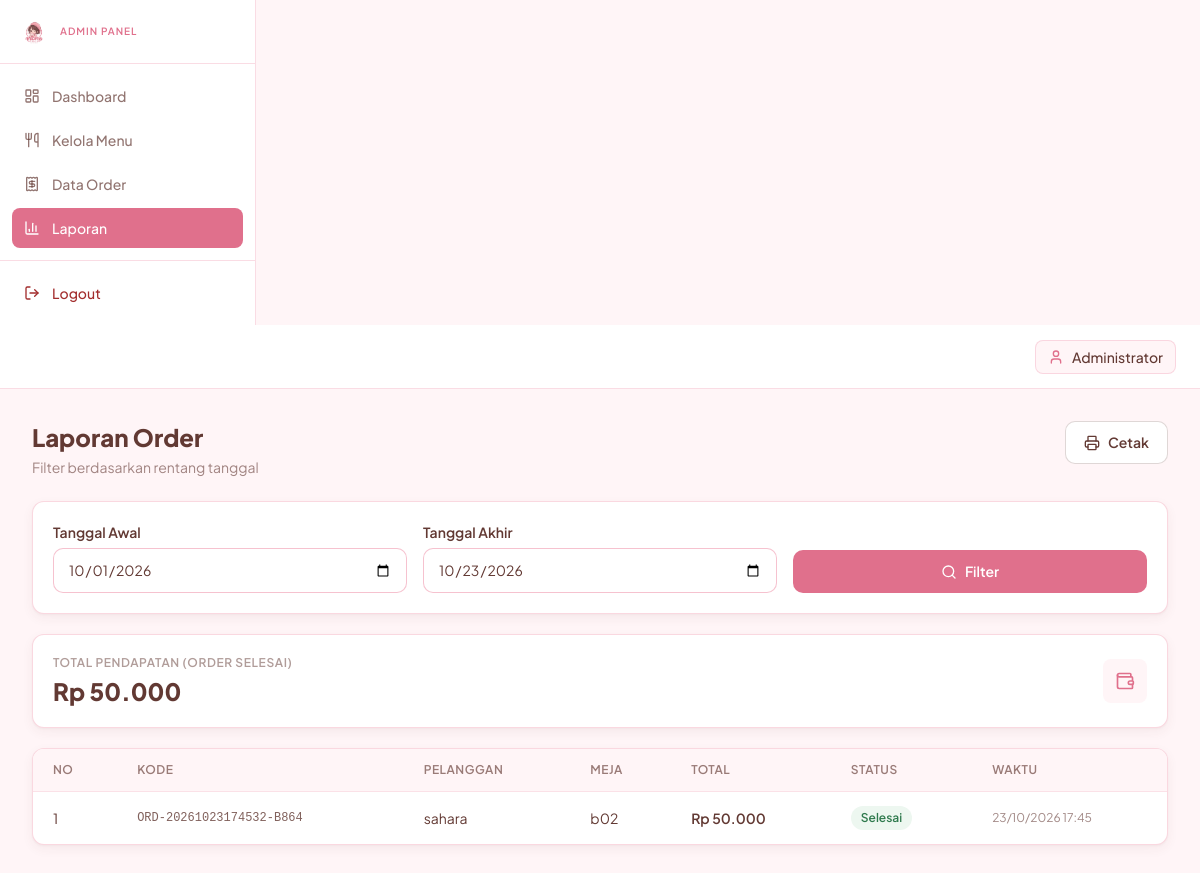
Page /admin/laporan.php (signed in) on the committed database.
### tables this page shows
CREATE TABLE `orders` (
  `id` int(11) NOT NULL,
  `kode_order` varchar(30) NOT NULL,
  `pelanggan_id` int(11) NOT NULL,
  `no_meja` varchar(10) NOT NULL,
  `total_harga` decimal(12,2) NOT NULL,
  `status` enum('pending','diproses','selesai','dibatalkan') DEFAULT 'pending',
  `catatan` text DEFAULT NULL,
  `waktu_order` datetime DEFAULT current_timestamp()
);

CREATE TABLE `pelanggan` (
  `id` int(11) NOT NULL,
  `nama` varchar(100) NOT NULL,
  `no_meja` varchar(10) NOT NULL,
  `no_hp` varchar(20) DEFAULT NULL,
  `waktu_datang` datetime DEFAULT current_timestamp()
);

### config/koneksi.php (called while the page is built, shortened)
<?php
$koneksi = mysqli_connect(DB_HOST, DB_USER, DB_PASS, DB_NAME);
mysqli_set_charset($koneksi, 'utf8mb4');
function rupiah($angka) {
    return "Rp " . number_format((float)$angka, 0, ',', '.');
}
function clean($str) {
    global $koneksi;
    return mysqli_real_escape_string($koneksi, trim((string)$str));
}

### admin/laporan.php (the view, shortened to what this page needs)
<?php
require_once '../config/koneksi.php';
include '../includes/header.php';
include 'includes/sidebar_admin.php';
$tgl_awal  = $_GET['tgl_awal']  ?? date('Y-m-01');
$tgl_akhir = $_GET['tgl_akhir'] ?? date('Y-m-d');
$ta = clean($tgl_awal);
$tk = clean($tgl_akhir);
$q = mysqli_query($koneksi, "SELECT o.*, p.nama FROM orders o
                             JOIN pelanggan p ON o.pelanggan_id = p.id
                             WHERE DATE(o.waktu_order) BETWEEN '$ta' AND '$tk'
                             ORDER BY o.waktu_order DESC");
$total_pendapatan = 0;
$data = [];
while ($row = mysqli_fetch_assoc($q)) {
    $data[] = $row;
    if ($row['status'] === 'selesai') $total_pendapatan += $row['total_harga'];
}
?>
<div class="flex min-h-screen">
    <div class="flex-1 min-w-0">
        <?php include 'includes/topbar_admin.php'; ?>
        <main class="p-6 lg:p-8">
            <div class="flex flex-col sm:flex-row sm:items-center justify-between gap-3 mb-6">
                <div>
                    <h1 class="text-2xl font-extrabold text-accent">Laporan Order</h1>
                    <p class="text-sm text-accent/60 mt-1">Filter berdasarkan rentang tanggal</p>
                </div>
                <a href="cetak_laporan.php?tgl_awal=<?= urlencode($tgl_awal); ?>&tgl_akhir=<?= urlencode($tgl_akhir); ?>"
                   target="_blank" class="btn btn-secondary self-start">
                    <i data-lucide="printer" class="w-4 h-4"></i> Cetak
                </a>
            </div>
            <form method="GET" class="card card-shadow p-5 mb-5 grid sm:grid-cols-3 gap-4 items-end">
                <div>
                    <label class="block text-sm font-semibold mb-1.5">Tanggal Awal</label>
                    <input type="date" name="tgl_awal" value="<?= htmlspecialchars($tgl_awal); ?>" class="input">
                </div>
                <div>
                    <label class="block text-sm font-semibold mb-1.5">Tanggal Akhir</label>
                    <input type="date" name="tgl_akhir" value="<?= htmlspecialchars($tgl_akhir); ?>" class="input">
                </div>
                <button type="submit" class="btn btn-primary">
                    <i data-lucide="search" class="w-4 h-4"></i> Filter
                </button>
            </form>
            <div class="card card-shadow p-5 mb-5 flex items-center justify-between">
                <div>
                    <p class="text-xs uppercase tracking-wider text-accent/50 font-semibold">Total Pendapatan (Order Selesai)</p>
                    <p class="text-2xl font-extrabold text-accent mt-1"><?= rupiah($total_pendapatan); ?></p>
                </div>
                <div class="w-11 h-11 rounded-lg bg-soft flex items-center justify-center">
                    <i data-lucide="wallet" class="w-5 h-5 text-primary"></i>
                </div>
            </div>
            <div class="card card-shadow overflow-hidden">
                <div class="overflow-x-auto">
                    <table class="table">
                        <thead>
                            <tr>
                                <th>No</th>
                                <th>Kode</th>
                                <th>Pelanggan</th>
                                <th>Meja</th>
                                <th>Total</th>
                                <th>Status</th>
                                <th>Waktu</th>
                            </tr>
                        </thead>
                        <tbody>
                            <?php $no = 1; foreach ($data as $o): ?>
                            <tr>
                                <td><?= $no++; ?></td>
                                <td class="font-mono text-xs text-accent/80"><?= htmlspecialchars($o['kode_order']); ?></td>
                                <td><?= htmlspecialchars($o['nama']); ?></td>
                                <td><?= htmlspecialchars($o['no_meja']); ?></td>
                                <td class="font-semibold"><?= rupiah($o['total_harga']); ?></td>
                                <td><span class="badge badge--<?= $o['status']; ?>"><?= ucfirst($o['status']); ?></span></td>
                                <td class="text-accent/60 text-xs"><?= date('d/m/Y H:i', strtotime($o['waktu_order'])); ?></td>
                            </tr>
                            <?php endforeach; ?>
                        </tbody>
                    </table>
                </div>
            </div>
        </main>
    </div>
</div>
<?php include '../includes/footer.php'; ?>

### assets/css/style.css (style rules this page uses)
:root { --c-primary: #E0708C; --c-secondary: #F3A8BB; --c-accent: #623933; --c-soft: #FFF5F7; --c-surface: #FFFFFF; }
html { scroll-behavior: smooth; }
body { font-feature-settings: 'ss01', 'cv11'; -webkit-font-smoothing: antialiased; }
.card { background: var(--c-surface); border: 1px solid rgba(243, 168, 187, 0.45); border-radius: 12px; }
.card-shadow { box-shadow: 0 1px 2px rgba(98, 57, 51, 0.04), 0 4px 12px rgba(98, 57, 51, 0.06); }
.input { width: 100%; padding: 10px 14px; border: 1px solid rgba(243, 168, 187, 0.7); border-radius: 10px; background: var(--c-surface); color: var(--c-accent); font-size: 14px; transition: border-color .15s, box-shadow .15s; }
.btn { display: inline-flex; align-items: center; justify-content: center; gap: 8px; padding: 10px 18px; border-radius: 10px; font-weight: 600; font-size: 14px; transition: background-color .15s, color .15s, border-color .15s; cursor: pointer; border: 1px solid transparent; }
.btn-primary { background: var(--c-primary); color: var(--c-surface); }
.btn-secondary { background: var(--c-surface); border-color: rgba(98, 57, 51, 0.2); color: var(--c-accent); }
.table { width: 100%; font-size: 14px; border-collapse: separate; border-spacing: 0; }
.table thead th { background: var(--c-soft); color: rgba(98, 57, 51, 0.65); font-weight: 600; text-align: left; padding: 12px 20px; font-size: 12px; text-transform: uppercase; letter-spacing: 0.04em; }
.table tbody td { padding: 14px 20px; border-top: 1px solid rgba(243, 168, 187, 0.35); vertical-align: middle; }
.badge { display: inline-flex; align-items: center; gap: 4px; padding: 3px 10px; border-radius: 999px; font-size: 12px; font-weight: 600; }
.badge--selesai { background: #EDF7F0; color: #2F7A4D; }

### rows in the picture
orders: kode_order "ORD-20261023174532-B864", pelanggan.nama "sahara", no_meja "b02", total_harga "Rp 50.000", status "Selesai", waktu_order "23/10/2026 17:45"

### other values in the picture
$it['label'] "Dashboard"
$it['label'] "Kelola Menu"
$it['label'] "Data Order"
$it['label'] "Laporan"
$_SESSION['admin_nama'] "Administrator"
rupiah($total_pendapatan) "Rp 50.000"
